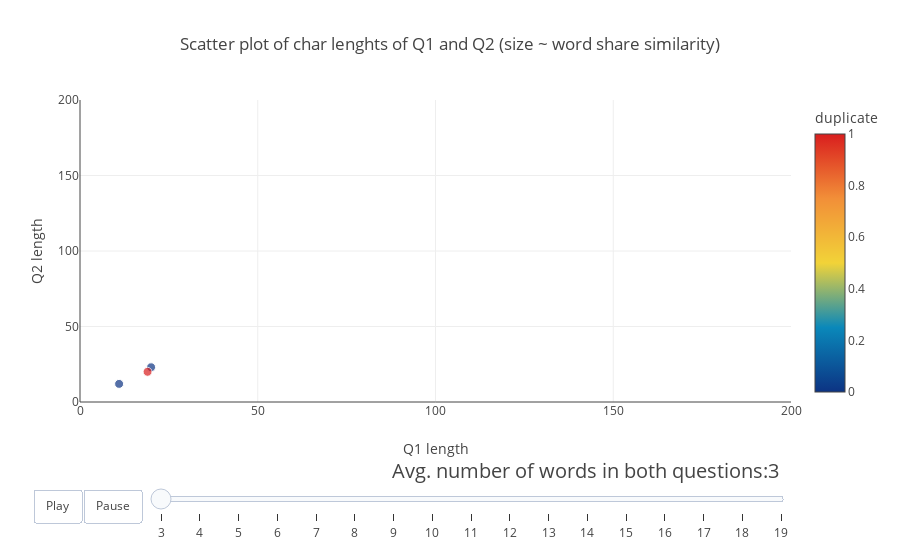

The notebook cell this image was saved under:
### Code cell
#get the unique count for the number of words
word_lens = sorted(list(df_subsampled['q_n_words_avg'].unique()))

# make figure
figure = {
    'data': [],
    'layout': {
        'title': 'Scatter plot of char lenghts of Q1 and Q2',
    },
    'frames': []
}

# fill in most of layout
figure['layout']['xaxis'] = {'range': [0, 200], 'title': 'Q1 length'}
figure['layout']['yaxis'] = {
    'range': [0, 200],
    'title': 'Q2 length'
}
figure['layout']['hovermode'] = 'closest'

figure['layout']['updatemenus'] = [
    {
        'buttons': [
            {
                'args': [None, {'frame': {'duration': 300, 'redraw': False},
                         'fromcurrent': True, 'transition': {'duration': 300, 'easing': 'quadratic-in-out'}}],
                'label': 'Play',
                'method': 'animate'
            },
            {
                'args': [[None], {'frame': {'duration': 0, 'redraw': False}, 'mode': 'immediate',
                'transition': {'duration': 0}}],
                'label': 'Pause',
                'method': 'animate'
            }
        ],
        'direction': 'left',
        'pad': {'r': 10, 't': 87},
        'showactive': False,
        'type': 'buttons',
        'x': 0.1,
        'xanchor': 'right',
        'y': 0,
        'yanchor': 'top'
    }
]

sliders_dict = {
    'active': 0,
    'yanchor': 'top',
    'xanchor': 'left',
    'currentvalue': {
        'font': {'size': 20},
        'prefix': 'Avg. number of words in both questions:',
        'visible': True,
        'xanchor': 'right'
    },
    'transition': {'duration': 300, 'easing': 'cubic-in-out'},
    'pad': {'b': 10, 't': 50},
    'len': 0.9,
    'x': 0.1,
    'y': 0,
    'steps': []
}

# make data
word_len = word_lens[0]
dff = df_subsampled[df_subsampled['q_n_words_avg'] == word_len]
data_dict = {
    'x': list(dff['q1len']),
    'y': list(dff['q2len']),
    'mode': 'markers',
    'text': list(dff['is_duplicate']),
    'marker': {
        'sizemode': 'area',
        'colorscale': 'Portland',
        'size': dff['word_share'].values * 120,
        'color': dff['is_duplicate'].values,
        'colorbar': dict(title = 'duplicate')
    },
    'name': 'some name'
}
figure['data'].append(data_dict)

# make frames
for word_len in word_lens:
    frame = {'data': [], 'name': str(word_len)}
    dff = df_subsampled[df_subsampled['q_n_words_avg'] == word_len]

    data_dict = {
        'x': list(dff['q1len']),
        'y': list(dff['q2len']),
        'mode': 'markers',
        'text': list(dff['is_duplicate']),
        'marker': {
            'sizemode': 'area',
            'size': dff['word_share'].values * 120,
            'colorscale': 'Portland',
            'color': dff['is_duplicate'].values,
            'colorbar': dict(title = 'duplicate')
        },
        'name': 'some name'
    }
    frame['data'].append(data_dict)

    figure['frames'].append(frame)
    slider_step = {'args': [
        [word_len],
        {
            'frame': {'duration': 300, 'redraw': False},
            'mode': 'immediate',
            'transition': {'duration': 300}
        }
     ],
     'label': word_len,
     'method': 'animate'}
    sliders_dict['steps'].append(slider_step)

    
figure['layout']['sliders'] = [sliders_dict]

py.iplot(figure)

### Figure 1 — Plotly figure (JSON) as saved in the notebook; plotly's stock layout.template omitted (floating-point values rounded to 4 significant figures)
{"data": [{"marker": {"color": [0, 0, 1], "colorbar": {"title": "duplicate"}, "colorscale": "Portland", "size": [40, 40, 40], "sizemode": "area"}, "mode": "markers", "name": "some name", "text": [0, 0, 1], "x": [20, 11, 19], "y": [23, 12, 20]}], "layout": {"hovermode": "closest", "sliders": [{"active": 0, "currentvalue": {"font": {"size": 20}, "prefix": "Avg. number of words in both questions:", "visible": true, "xanchor": "right"}, "len": 0.9, "pad": {"b": 10, "t": 50}, "steps": [{"args": [[3], {"frame": {"duration": 300, "redraw": false}, "mode": "immediate", "transition": {"duration": 300}}], "label": 3, "method": "animate"}, {"args": [[4], {"frame": {"duration": 300, "redraw": false}, "mode": "immediate", "transition": {"duration": 300}}], "label": 4, "method": "animate"}, {"args": [[5], {"frame": {"duration": 300, "redraw": false}, "mode": "immediate", "transition": {"duration": 300}}], "label": 5, "method": "animate"}, {"args": [[6], {"frame": {"duration": 300, "redraw": false}, "mode": "immediate", "transition": {"duration": 300}}], "label": 6, "method": "animate"}, {"args": [[7], {"frame": {"duration": 300, "redraw": false}, "mode": "immediate", "transition": {"duration": 300}}], "label": 7, "method": "animate"}, {"args": [[8], {"frame": {"duration": 300, "redraw": false}, "mode": "immediate", "transition": {"duration": 300}}], "label": 8, "method": "animate"}, {"args": [[9], {"frame": {"duration": 300, "redraw": false}, "mode": "immediate", "transition": {"duration": 300}}], "label": 9, "method": "animate"}, {"args": [[10], {"frame": {"duration": 300, "redraw": false}, "mode": "immediate", "transition": {"duration": 300}}], "label": 10, "method": "animate"}, {"args": [[11], {"frame": {"duration": 300, "redraw": false}, "mode": "immediate", "transition": {"duration": 300}}], "label": 11, "method": "animate"}, {"args": [[12], {"frame": {"duration": 300, "redraw": false}, "mode": "immediate", "transition": {"duration": 300}}], "label": 12, "method": "animate"}, {"args": [[13], {"frame": {"duration": 300, "redraw": false}, "mode": "immediate", "transition": {"duration": 300}}], "label": 13, "method": "animate"}, {"args": [[14], {"frame": {"duration": 300, "redraw": false}, "mode": "immediate", "transition": {"duration": 300}}], "label": 14, "method": "animate"}, {"args": [[15], {"frame": {"duration": 300, "redraw": false}, "mode": "immediate", "transition": {"duration": 300}}], "label": 15, "method": "animate"}, {"args": [[16], {"frame": {"duration": 300, "redraw": false}, "mode": "immediate", "transition": {"duration": 300}}], "label": 16, "method": "animate"}, {"args": [[17], {"frame": {"duration": 300, "redraw": false}, "mode": "immediate", "transition": {"duration": 300}}], "label": 17, "method": "animate"}, {"args": [[18], {"frame": {"duration": 300, "redraw": false}, "mode": "immediate", "transition": {"duration": 300}}], "label": 18, "method": "animate"}, {"args": [[19], {"frame": {"duration": 300, "redraw": false}, "mode": "immediate", "transition": {"duration": 300}}], "label": 19, "method": "animate"}], "transition": {"duration": 300, "easing": "cubic-in-out"}, "x": 0.1, "xanchor": "left", "y": 0, "yanchor": "top"}], "title": "Scatter plot of char lenghts of Q1 and Q2 (size ~ word share similarity)", "updatemenus": [{"buttons": [{"args": [null, {"frame": {"duration": 300, "redraw": false}, "fromcurrent": true, "transition": {"duration": 300, "easing": "quadratic-in-out"}}], "label": "Play", "method": "animate"}, {"args": [[null], {"frame": {"duration": 0, "redraw": false}, "mode": "immediate", "transition": {"duration": 0}}], "label": "Pause", "method": "animate"}], "direction": "left", "pad": {"r": 10, "t": 87}, "showactive": false, "type": "buttons", "x": 0.1, "xanchor": "right", "y": 0, "yanchor": "top"}], "xaxis": {"range": [0, 200], "title": "Q1 length"}, "yaxis": {"range": [0, 200], "title": "Q2 length"}}}
